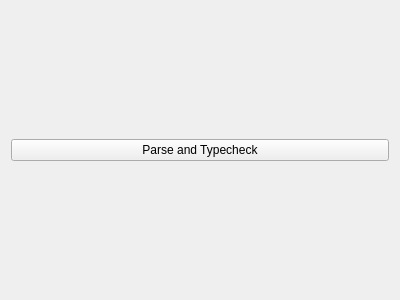
<?xml version="1.0" encoding="UTF-8"?>
<ui version="4.0">
 <class>parse_and_typecheck</class>
 <widget class="QWidget" name="parse_and_typecheck">
  <property name="geometry">
   <rect>
    <x>0</x>
    <y>0</y>
    <width>400</width>
    <height>300</height>
   </rect>
  </property>
  <property name="windowTitle">
   <string>Form</string>
  </property>
  <layout class="QVBoxLayout" name="verticalLayout">
   <item>
    <widget class="QPushButton" name="ParseAndTypeCheck">
     <property name="text">
      <string>Parse and Typecheck</string>
     </property>
    </widget>
   </item>
  </layout>
 </widget>
 <resources/>
 <connections/>
</ui>
